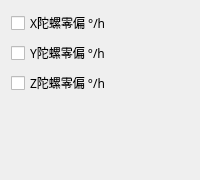
             <widget class="QWidget" name="page_19">
              <layout class="QGridLayout" name="gridLayout_41">
               <item row="0" column="0">
                <widget class="QCheckBox" name="checkBox_61">
                 <property name="font">
                  <font>
                   <family>微软雅黑</family>
                  </font>
                 </property>
                 <property name="text">
                  <string>X陀螺零偏 °/h</string>
                 </property>
                </widget>
               </item>
               <item row="1" column="0">
                <widget class="QCheckBox" name="checkBox_63">
                 <property name="font">
                  <font>
                   <family>微软雅黑</family>
                  </font>
                 </property>
                 <property name="text">
                  <string>Y陀螺零偏 °/h</string>
                 </property>
                </widget>
               </item>
               <item row="2" column="0">
                <widget class="QCheckBox" name="checkBox_62">
                 <property name="font">
                  <font>
                   <family>微软雅黑</family>
                  </font>
                 </property>
                 <property name="text">
                  <string>Z陀螺零偏 °/h</string>
                 </property>
                </widget>
               </item>
               <item row="3" column="0">
                <spacer name="verticalSpacer_21">
                 <property name="orientation">
                  <enum>Qt::Vertical</enum>
                 </property>
                 <property name="sizeHint" stdset="0">
                  <size>
                   <width>20</width>
                   <height>74</height>
                  </size>
                 </property>
                </spacer>
               </item>
              </layout>
             </widget>
